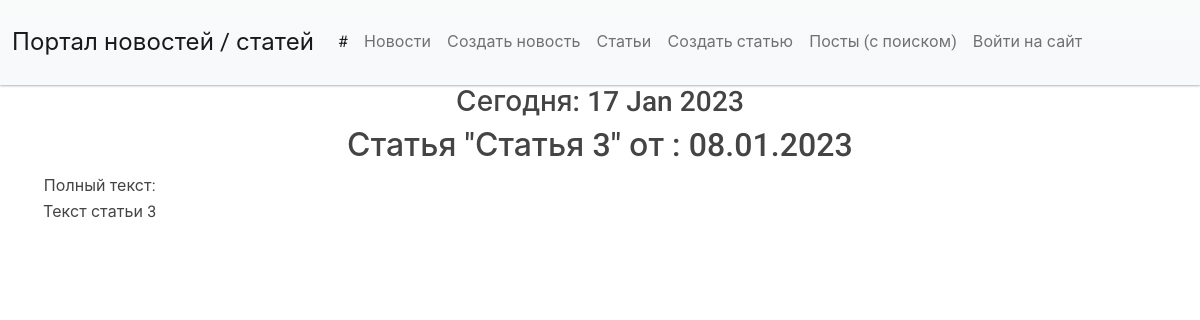
Screenshot of /articles/8 with the database file from the repository.
### news/models.py (models this page shows, shortened)
class Post(models.Model):
    TYPES = [
        ('A', 'Article'),
        ('N', 'News')
    ]
    author = models.ForeignKey(Author, on_delete=models.CASCADE)
    post_type = models.CharField(max_length=1, choices=TYPES, default='A')
    creation = models.DateTimeField(auto_now_add=True)
    category = models.ManyToManyField(Category, through='PostCategory')
    title = models.CharField(max_length=200)
    text = models.TextField()
    rating = models.IntegerField(default=0)

### news/views.py (the view)
# urls.py: path('articles/<int:pk>', OnePost.as_view(), name='one_art'),
class OnePost(DetailView):
    model = Post
    template_name = 'post.html'
    context_object_name = 'one_post'
    def get_context_data(self, **kwargs):
        context = super().get_context_data(**kwargs)
        if 'news' in self.request.path.split('/'):
            context['obj_type'] = 'Новость'
        else:
            context['obj_type'] = 'Статья'
        if self.request.user.is_authenticated:
            context['user_name'] = self.request.user
        return context
    def get_queryset(self):
        post_id = self.request.path.split('/')[-1]
        if 'news' in self.request.path.split('/'):
            queryset = Post.objects.order_by('-creation').filter(post_type='N', id=post_id)
        else:
            queryset = Post.objects.order_by('-creation').filter(post_type='A', id=post_id)
        self.filterset = NewsFilter(self.request.GET, queryset)
        return self.filterset.qs

### news/templatetags/custom_filters.py (called while the page is built)
@register.filter()
def censor(value):
   def isbad(word: str):
      return True if word in BAD_WORDS else False
   def replace(word: str):
      str_ = word[0]
      for i in range(1, len(word)):
         if word[i] not in string.punctuation:
            str_ += '*'
         else:
            str_ += word[i]
      return str_
   list = value.split()
   for n, word in enumerate(list):
      word2check = ""
      word = word.strip().lower()
      for i in range(len(word)):
         if word[i] not in string.punctuation:
            word2check += word[i]
      if isbad(word2check):
         list[n] = replace(list[n])
   return f'{" ".join(list)}'

### news/templatetags/custom_tags.py (called while the page is built)
@register.simple_tag()
def current_time(format_string='%d %b %Y'):
    return datetime.utcnow().strftime(format_string)

### templates/post.html (shortened to what this page needs)
{% extends 'flatpages/default.html' %}
{% load custom_filters %}
{% load custom_tags %}
{% block content %}
    <h3>Сегодня: {% current_time '%d %b %Y' %} </h3>
    <h2>{{ obj_type }} "{{ one_post.title|censor }}" от : {{ one_post.creation|date:'d.m.Y' }} </h2>
       <table>
           <tr>
               <td>Полный текст:</td>
           </tr>
           <tr>
               <td>{{ one_post.text|censor }}</td>
           </tr>
       </table>
{% endblock content %}

### rows the page displays
Post: title|censor "Статья 3", creation "08.01.2023", text|censor "Текст статьи 3"

### other values shown
{{ obj_type }} "Статья"
